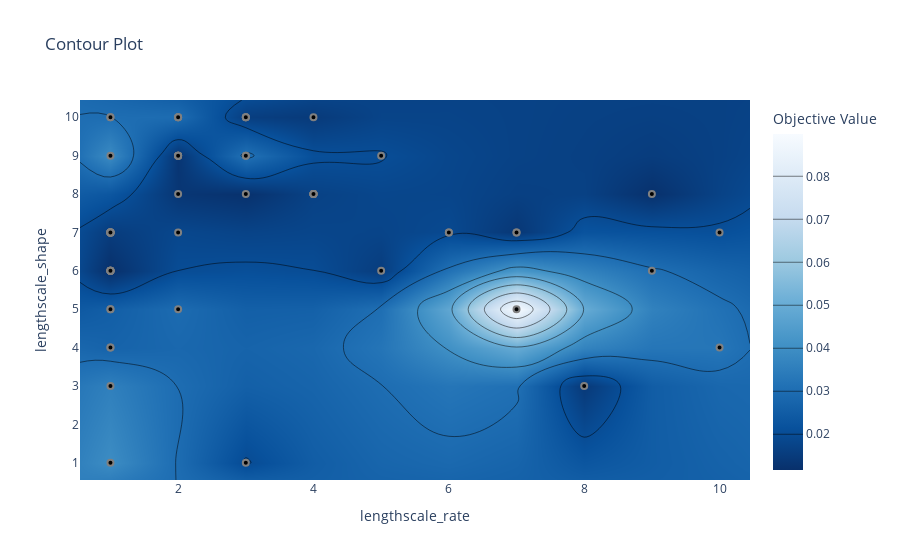

The notebook cell saved with this chart:
### Code cell
plot_contour(study, params=[ 'lengthscale_rate', 'lengthscale_shape'])

### Figure 1 — Plotly figure (JSON) as saved in the notebook; plotly's stock layout.template omitted (floating-point values rounded to 4 significant figures; data arrays with more than 128 entries replaced by an {"elided": "..."} marker saying what was removed)
{"data": [{"colorbar": {"title": {"text": "Objective Value"}}, "colorscale": [[0, "rgb(247,251,255)"], [0.125, "rgb(222,235,247)"], [0.25, "rgb(198,219,239)"], [0.375, "rgb(158,202,225)"], [0.5, "rgb(107,174,214)"], [0.625, "rgb(66,146,198)"], [0.75, "rgb(33,113,181)"], [0.875, "rgb(8,81,156)"], [1, "rgb(8,48,107)"]], "connectgaps": true, "contours": {"coloring": "heatmap"}, "hoverinfo": "none", "line": {"smoothing": 1.3}, "reversescale": true, "type": "contour", "x": [0.55, 1, 2, 3, 4, 5, 6, 7, 8, 9, 10, 10.45], "y": [0.55, 1, 3, 4, 5, 6, 7, 8, 9, 10, 10.45], "z": {"elided": "11x12 float values"}}, {"marker": {"color": "black", "line": {"color": "Grey", "width": 2}}, "mode": "markers", "showlegend": false, "type": "scatter", "x": [1, 7, 1, 1, 1, 4, 7, 10, 9, 1, 4, 4, 4, 4, 3, 6, 3, 5, 3, 6, 5, 4, 3, 2, 2, 2, 2, 2, 2, 3, 2, 3, 3, 2, 1, 1, 1, 1, 1, 8, 2, 2, 2, 1, 1, 1, 1, 1, 1, 1, 1, 1, 1, 1, 1, 1, 10, 1, 9, 7], "y": [10, 5, 1, 10, 9, 10, 7, 4, 6, 3, 8, 8, 8, 8, 10, 7, 9, 6, 9, 7, 9, 8, 8, 10, 10, 10, 9, 9, 7, 1, 9, 10, 10, 9, 5, 5, 4, 4, 6, 3, 5, 9, 8, 7, 7, 7, 7, 7, 6, 6, 7, 7, 6, 7, 7, 6, 7, 6, 8, 7]}], "layout": {"title": {"text": "Contour Plot"}, "xaxis": {"range": [0.55, 10.45], "title": {"text": "lengthscale_rate"}}, "yaxis": {"range": [0.55, 10.45], "title": {"text": "lengthscale_shape"}}}}
